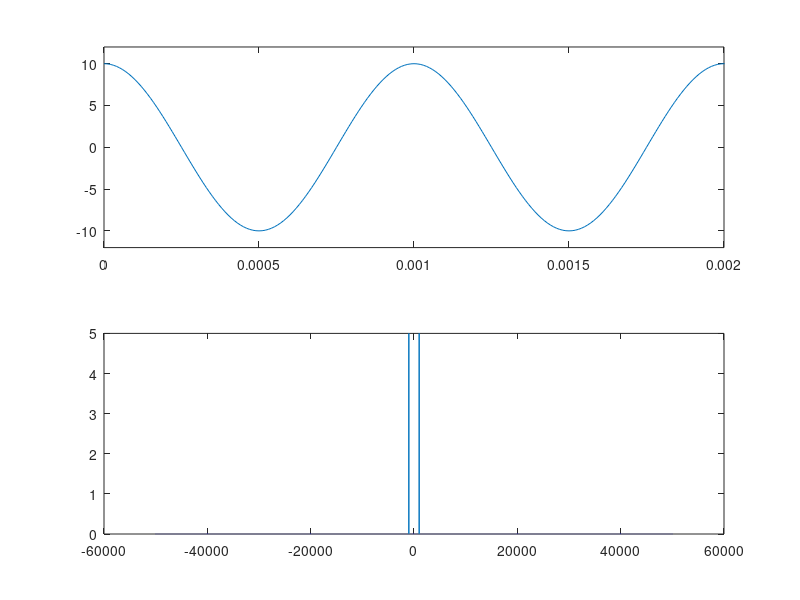
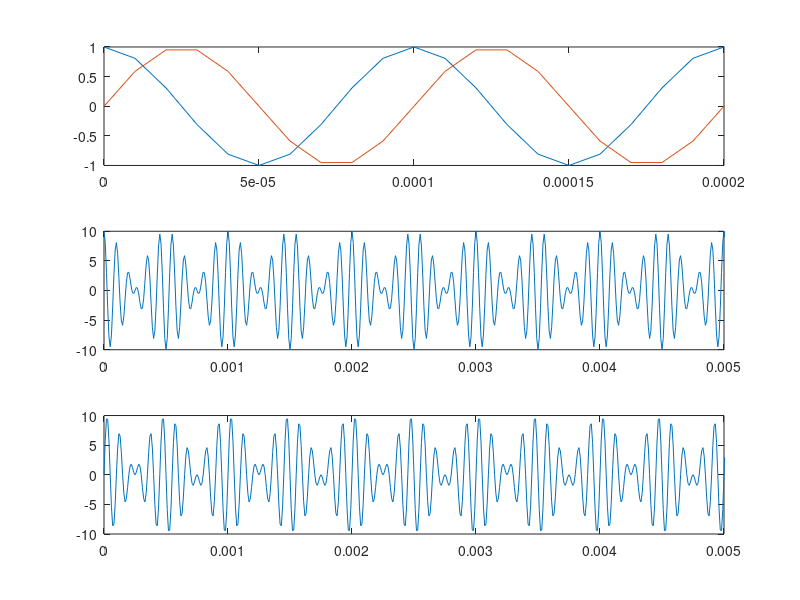
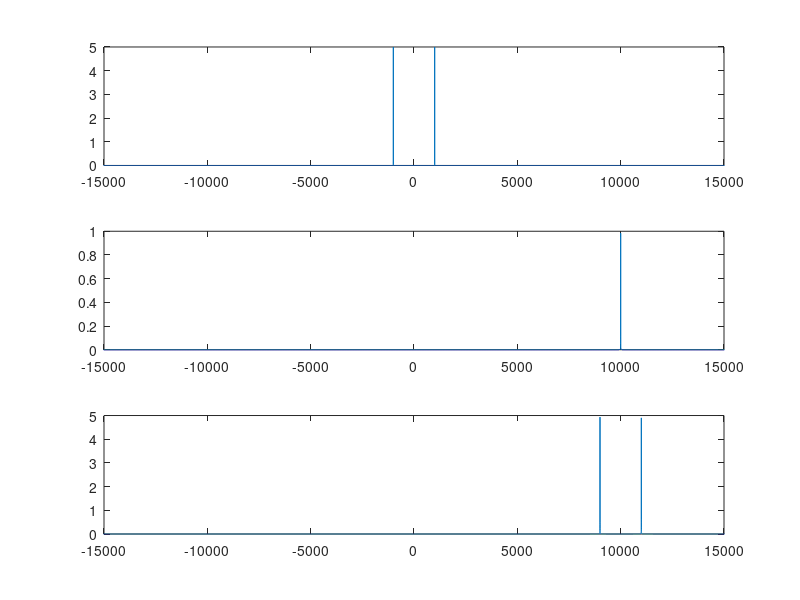

Here is the MATLAB script that generated these plots, in order:
clear all; close all; clc;

fm = 1e3;
fc = 10e3;
N = 100; # número de amostras
fs = N*fm; #frequencia de amostragem

#eixo do tempo
ts = 1/fs;
t_final = 1;
t = [0:ts:t_final];


#eixo da frequencia
passo_f = 1; #para o vetor de f ficar do mesmo tamanho que Y e y é necessário que o passo do vetor seja o inverso do tempo final que é quem delimita o tamamnho do vetor de tempo
f = [-fs/2:passo_f:fs/2];

#sinal no tempo
A = 10;
y = A*cos(2*pi*fm*t);
c = exp(j*2*pi*fc*t);
s = y.*c;

#sinal na frequencia
Y = fft(y);
Y = fftshift(Y);

C = fft(c);
C = fftshift(C);

S = fft(s);
S = fftshift(S);

#plots
figure(1)
subplot(211)
plot(t,y)
axis([0 2*(1/fm) -1.2*A 1.2*A])
subplot(212)
plot(f,abs(Y)/length(y))

T = length(y);
Ex = sum(y.^2)/N; # Normalizando com o número de amostrar para não ter variação na energia conforme muda o N. Isso deixará o cálculo independente do numero de amostras e apenas depoendento do sinal
Px = (1/T)*sum(y.^2)
Pc = (1/T)*sum(c.^2)
Ps = (1/T)*sum(s.^2)

figure(2)
subplot(311)
plot(t,real(c))
xlim([0 2*(1/fc)])
hold on
plot(t,imag(c))
hold off

subplot(312)
plot(t,real(s))
xlim([0 50*(1/fc)])
subplot(313)
plot(t,imag(s))
xlim([0 50*(1/fc)])

figure(3)
subplot(311)
plot(f,abs(Y)/length(y))
xlim([-15e3 15e3])
subplot(312)
plot(f,abs(C)/length(c))
xlim([-15e3 15e3])
subplot(313)
plot(f,abs(S)/length(s))
xlim([-15e3 15e3])
